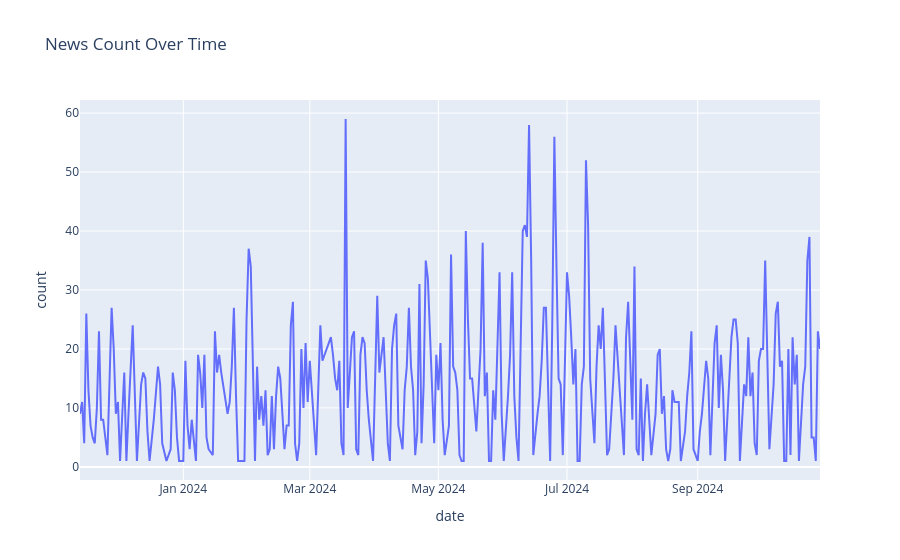
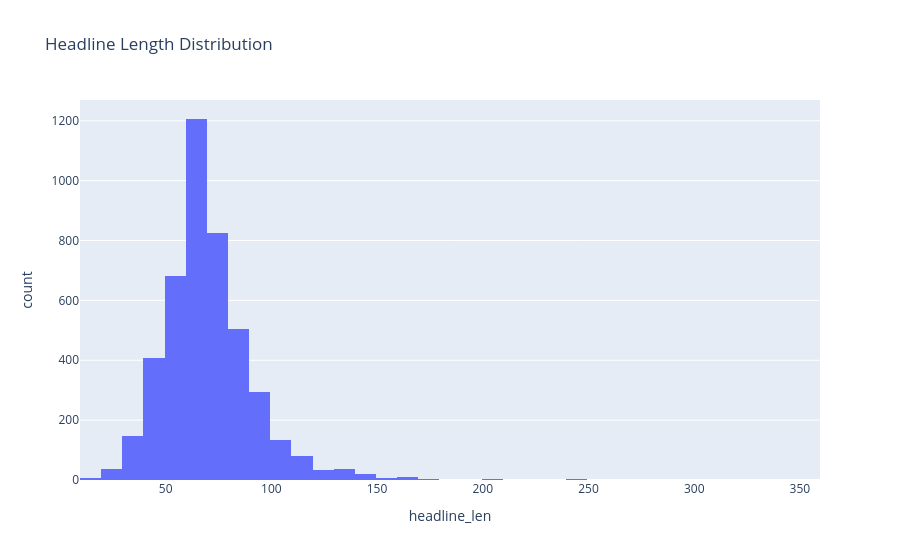
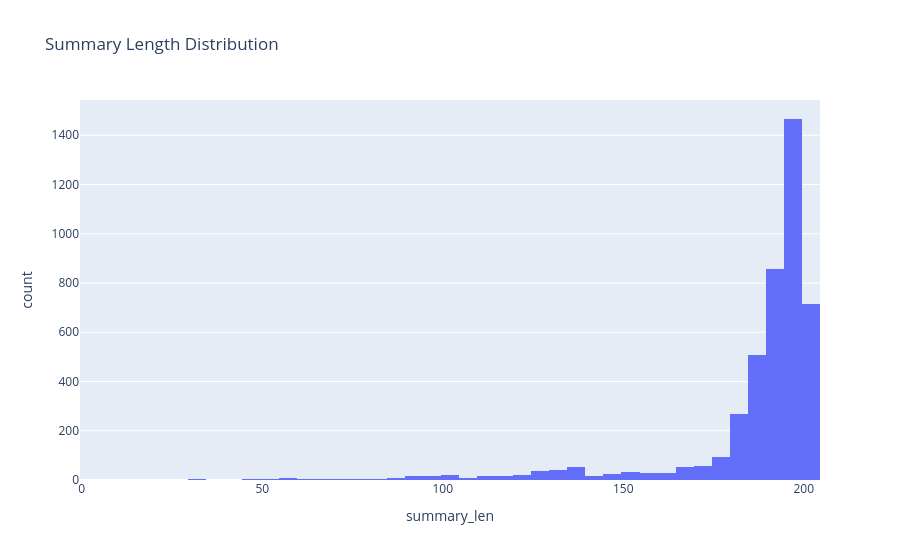

Here is the notebook cell these charts were saved with, in order:
### Markdown cell above
## News EDA
Inspect news coverage by ticker and time, plus text length diagnostics.

### Code cell
news['headline_len'] = news['headline'].fillna('').str.len()
news['summary_len'] = news['summary'].fillna('').str.len()

news_counts = news.groupby('ticker').size().sort_values(ascending=False)
news_counts

# News per day
news_per_day = news.groupby('date').size().reset_index(name='count')
fig = px.line(news_per_day, x='date', y='count', title='News Count Over Time')
fig.show()

# Text length distribution
fig = px.histogram(news, x='headline_len', nbins=50, title='Headline Length Distribution')
fig.show()
fig = px.histogram(news, x='summary_len', nbins=50, title='Summary Length Distribution')
fig.show()

### Figure 1 — Plotly figure (JSON) as saved in the notebook; plotly's stock layout.template omitted (floating-point values rounded to 4 significant figures; data arrays with more than 128 entries replaced by an {"elided": "..."} marker saying what was removed)
{"data": [{"hovertemplate": "date=%{x}<br>count=%{y}<extra></extra>", "legendgroup": "", "line": {"color": "#636efa", "dash": "solid"}, "marker": {"symbol": "circle"}, "mode": "lines", "name": "", "orientation": "v", "showlegend": false, "type": "scatter", "x": {"elided": "311 str values"}, "xaxis": "x", "y": {"elided": "311 int values"}, "yaxis": "y"}], "layout": {"legend": {"tracegroupgap": 0}, "title": {"text": "News Count Over Time"}, "xaxis": {"anchor": "y", "domain": [0, 1], "title": {"text": "date"}}, "yaxis": {"anchor": "x", "domain": [0, 1], "title": {"text": "count"}}}}

### Figure 2 — Plotly figure (JSON) as saved in the notebook; plotly's stock layout.template omitted (floating-point values rounded to 4 significant figures; data arrays with more than 128 entries replaced by an {"elided": "..."} marker saying what was removed)
{"data": [{"bingroup": "x", "hovertemplate": "headline_len=%{x}<br>count=%{y}<extra></extra>", "legendgroup": "", "marker": {"color": "#636efa", "pattern": {"shape": ""}}, "name": "", "nbinsx": 50, "orientation": "v", "showlegend": false, "type": "histogram", "x": {"elided": "4440 int values"}, "xaxis": "x", "yaxis": "y"}], "layout": {"barmode": "relative", "legend": {"tracegroupgap": 0}, "title": {"text": "Headline Length Distribution"}, "xaxis": {"anchor": "y", "domain": [0, 1], "title": {"text": "headline_len"}}, "yaxis": {"anchor": "x", "domain": [0, 1], "title": {"text": "count"}}}}

### Figure 3 — Plotly figure (JSON) as saved in the notebook; plotly's stock layout.template omitted (floating-point values rounded to 4 significant figures; data arrays with more than 128 entries replaced by an {"elided": "..."} marker saying what was removed)
{"data": [{"bingroup": "x", "hovertemplate": "summary_len=%{x}<br>count=%{y}<extra></extra>", "legendgroup": "", "marker": {"color": "#636efa", "pattern": {"shape": ""}}, "name": "", "nbinsx": 50, "orientation": "v", "showlegend": false, "type": "histogram", "x": {"elided": "4440 int values"}, "xaxis": "x", "yaxis": "y"}], "layout": {"barmode": "relative", "legend": {"tracegroupgap": 0}, "title": {"text": "Summary Length Distribution"}, "xaxis": {"anchor": "y", "domain": [0, 1], "title": {"text": "summary_len"}}, "yaxis": {"anchor": "x", "domain": [0, 1], "title": {"text": "count"}}}}
